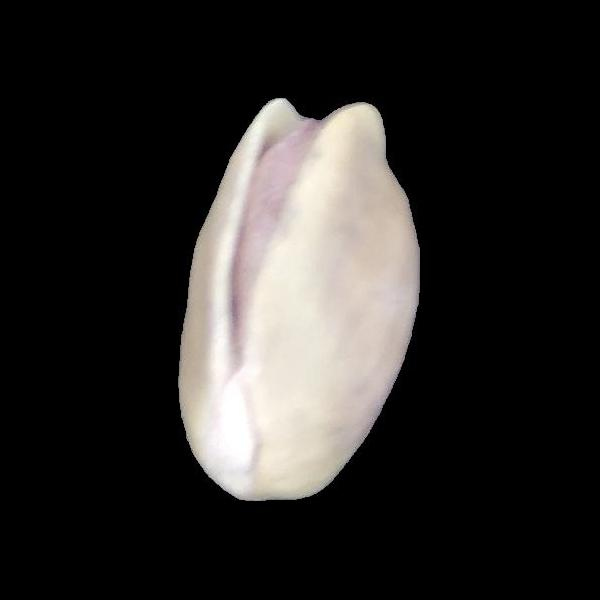
#> input picture data/Pistachio_Image_Dataset/Kirmizi_Pistachio/kirmizi 1045.jpg, 600 x 600 px
$ python ch10_image_processing.py
#> lines starting #> are read from the running program, lines starting #| are printed output that depends on the picture
from skimage import io
from tkinter.filedialog import askopenfilename

import matplotlib.pyplot as plt
import matplotlib.image as mpimg

fname = askopenfilename()
#> the answer given: ../../data/Pistachio_Image_Dataset/Kirmizi_Pistachio/kirmizi 1045.jpg
image = io.imread(fname)
#> image is the input picture: shape (600, 600, 3); mean R, G, B 44.7, 42.6, 40.8
plt.imshow(image)
plt.show()

# type of image object
type(image)

# image shape
print(image.shape)
#| (600, 600, 3)

# image data
print(image[:,:,1]) # green channel
#> (printed output is left out)

# color to gray
from skimage import color

gray_image = color.rgb2gray(image)
print(gray_image.shape)
#| (600, 600)
plt.imshow(gray_image, cmap='gray')
plt.show()

# resize
from skimage import transform

new_shape = (image.shape[0]//2, image.shape[1]//2, image.shape[2])
#> new_shape = (300, 300, 3)
small = transform.resize(image=image, output_shape=new_shape)

print(small.shape)
#| (300, 300, 3)
plt.imshow(small)
plt.show()

from skimage.transform import rotate
import numpy as np

plt.imshow(np.flip(image))              # flip
plt.show()
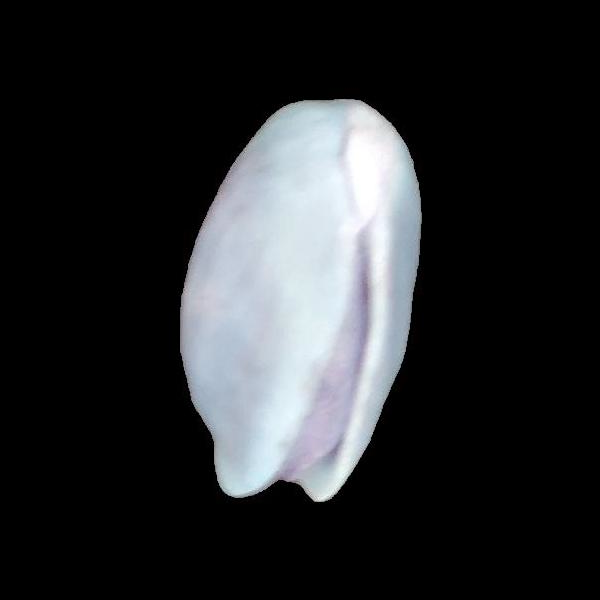
#> shown: shape (600, 600, 3); mean R, G, B 40.8, 42.6, 44.7
plt.imshow(rotate(image, angle=45))     # rotate
plt.show()
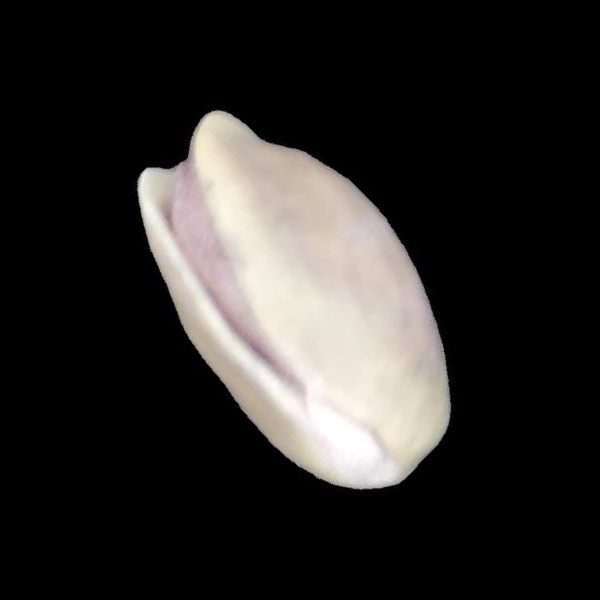
#> shown: shape (600, 600, 3) float64; mean R, G, B 0.175, 0.167, 0.16

# filters
from skimage.filters import sobel_h

plt.imshow(sobel_h(gray_image))
plt.show()
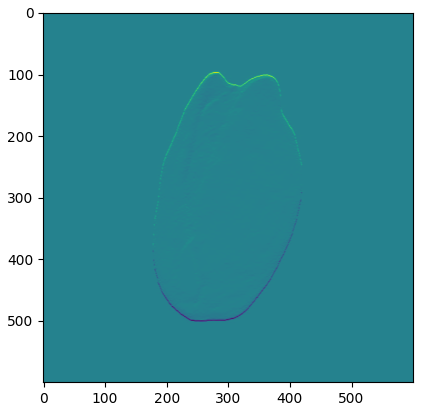
#> figure drawn by matplotlib, 1 panel

# save image
io.imsave('/home/shpark/Downloads/test.png', image)

$ run again, on data/Pistachio_Image_Dataset/Kirmizi_Pistachio/kirmizi 1099.jpg
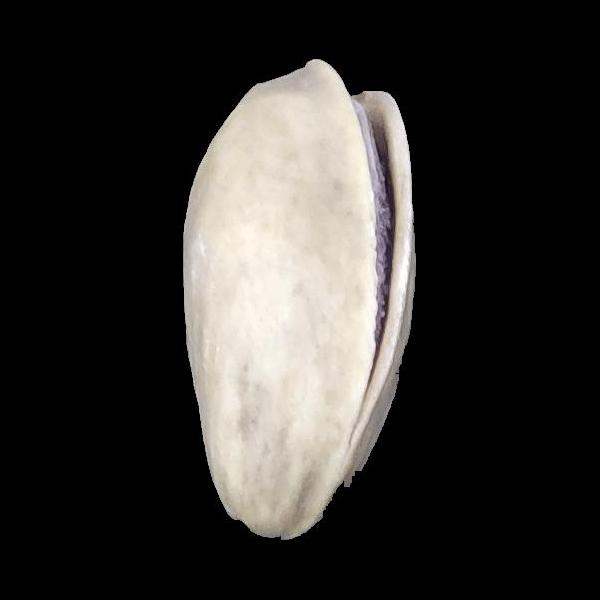
#> input picture data/Pistachio_Image_Dataset/Kirmizi_Pistachio/kirmizi 1099.jpg, 600 x 600 px
#> image is the input picture: shape (600, 600, 3); mean R, G, B 51.7, 49.4, 46.9
#| (600, 600, 3)
#> (printed output is left out)
#| (600, 600)
#| (300, 300, 3)
#> `plt.show()`:
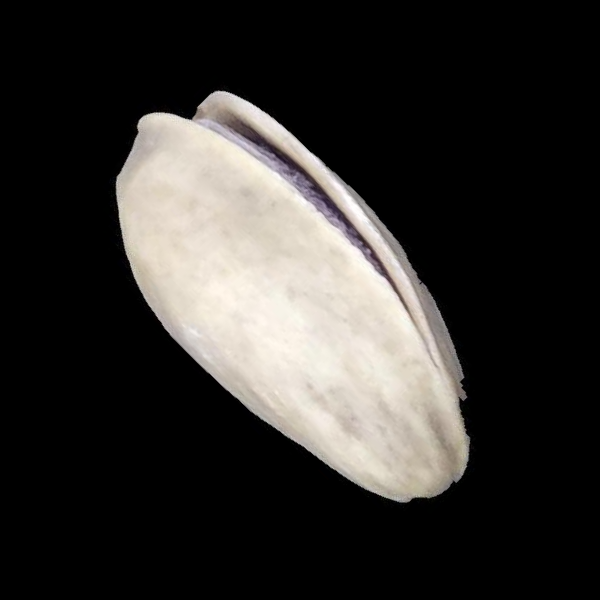
#> shown: shape (600, 600, 3) float64; mean R, G, B 0.203, 0.194, 0.184
#> `plt.show()`:
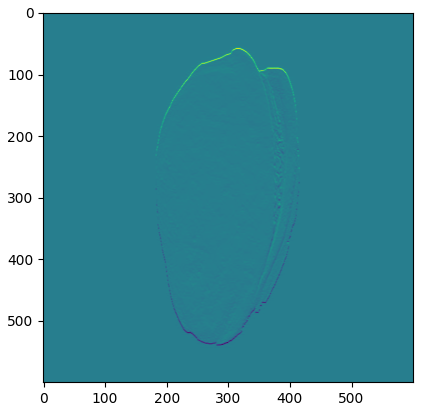
#> figure drawn by matplotlib, 1 panel

$ run again, on data/Pistachio_Image_Dataset/Kirmizi_Pistachio/kirmizi 1113.jpg
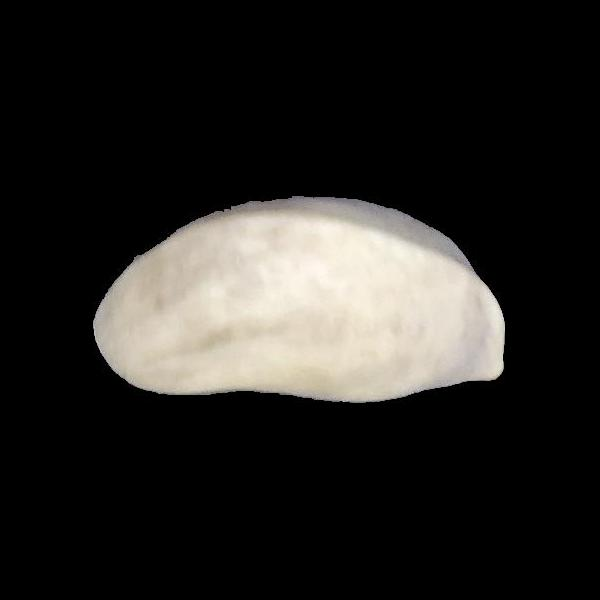
#> input picture data/Pistachio_Image_Dataset/Kirmizi_Pistachio/kirmizi 1113.jpg, 600 x 600 px
#> image is the input picture: shape (600, 600, 3); mean R, G, B 39.8, 38.1, 35.4
#| (600, 600, 3)
#> (printed output is left out)
#| (600, 600)
#| (300, 300, 3)
#> `plt.show()`:
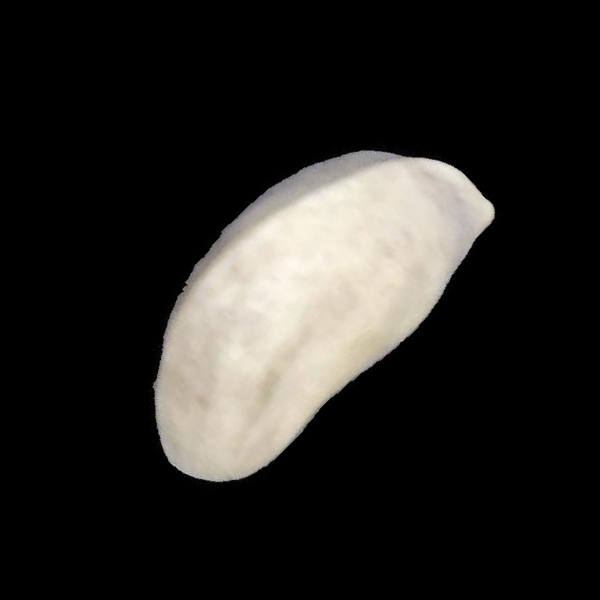
#> shown: shape (600, 600, 3) float64; mean R, G, B 0.156, 0.149, 0.139
#> `plt.show()`:
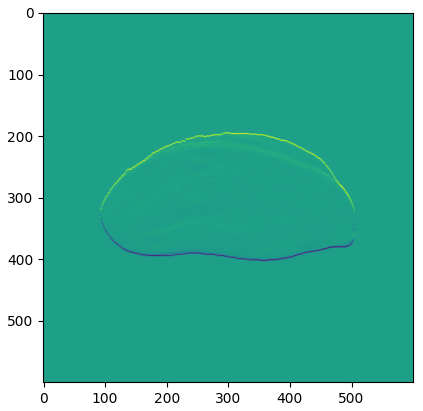
#> figure drawn by matplotlib, 1 panel
